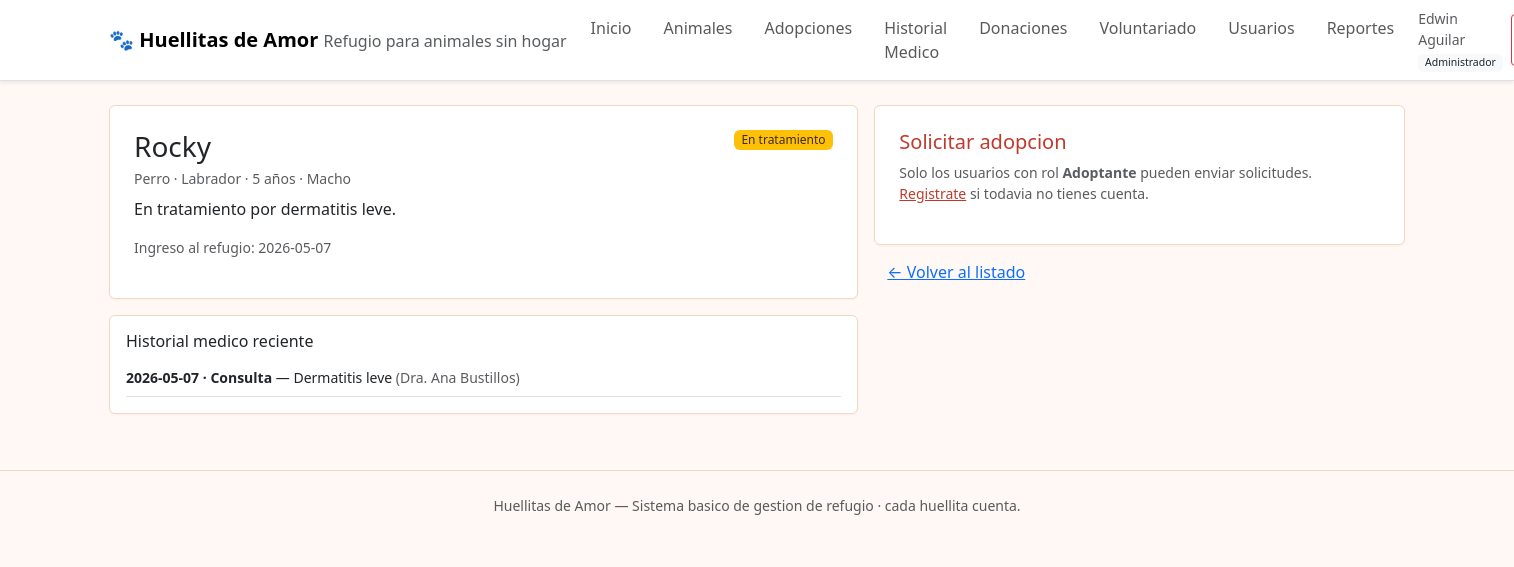
Page /animal_detalle.php?id=3 (signed in) on the committed database.
### tables this page shows
CREATE TABLE `animales` (
  `id` INT AUTO_INCREMENT PRIMARY KEY,
  `nombre` VARCHAR(80) NOT NULL,
  `especie` VARCHAR(40) NOT NULL,
  `raza` VARCHAR(80) DEFAULT NULL,
  `edad` INT DEFAULT 0,
  `sexo` ENUM('macho','hembra') DEFAULT NULL,
  `descripcion` TEXT,
  `estado` ENUM('disponible','adoptado','en_tratamiento','no_disponible') NOT NULL DEFAULT 'disponible',
  `fecha_ingreso` DATE DEFAULT NULL,
  `creado_en` DATETIME NOT NULL DEFAULT CURRENT_TIMESTAMP
);

CREATE TABLE `historial_medico` (
  `id` INT AUTO_INCREMENT PRIMARY KEY,
  `animal_id` INT NOT NULL,
  `veterinario_id` INT NOT NULL,
  `tipo` ENUM('consulta','vacuna','tratamiento','cirugia') NOT NULL,
  `diagnostico` VARCHAR(255) DEFAULT NULL,
  `vacuna` VARCHAR(100) DEFAULT NULL,
  `tratamiento` VARCHAR(255) DEFAULT NULL,
  `observaciones` TEXT,
  `fecha` DATE NOT NULL,
  `creado_en` DATETIME NOT NULL DEFAULT CURRENT_TIMESTAMP,
  CONSTRAINT `fk_hm_animal` FOREIGN KEY (`animal_id`)      REFERENCES `animales`(`id`) ON DELETE CASCADE,
  CONSTRAINT `fk_hm_vet`    FOREIGN KEY (`veterinario_id`) REFERENCES `usuarios`(`id`) ON DELETE CASCADE
);

CREATE TABLE `usuarios` (
  `id` INT AUTO_INCREMENT PRIMARY KEY,
  `nombre` VARCHAR(100) NOT NULL,
  `email` VARCHAR(150) UNIQUE NOT NULL,
  `password` VARCHAR(255) NOT NULL,
  `rol` ENUM('admin','veterinario','adoptante','donante','voluntario') NOT NULL,
  `telefono` VARCHAR(20) DEFAULT NULL,
  `direccion` VARCHAR(200) DEFAULT NULL,
  `activo` TINYINT(1) NOT NULL DEFAULT 1,
  `creado_en` DATETIME NOT NULL DEFAULT CURRENT_TIMESTAMP
);

### includes/db.php (called while the page is built)
<?php
require_once __DIR__ . '/config.php';
function db(): PDO {
    static $pdo = null;
    if ($pdo === null) {
        global $DB_HOST, $DB_PORT, $DB_NAME, $DB_USER, $DB_PASS;
        $dsn = "mysql:host={$DB_HOST};port={$DB_PORT};dbname={$DB_NAME};charset=utf8mb4";
        try {
            $pdo = new PDO($dsn, $DB_USER, $DB_PASS, [
                PDO::ATTR_ERRMODE => PDO::ERRMODE_EXCEPTION,
                PDO::ATTR_DEFAULT_FETCH_MODE => PDO::FETCH_ASSOC,
                PDO::ATTR_EMULATE_PREPARES => false,
            ]);
        } catch (PDOException $e) {
            http_response_code(500);
            die(
                "No se pudo conectar a la base de datos: "
                . htmlspecialchars($e->getMessage())
                . "<br><br>Sugerencia: importa el archivo <code>db.sql</code> desde phpMyAdmin"
                . " (crea la base <code>refujio_de_animales</code>) y verifica las credenciales en"
                . " <code>includes/config.php</code>."
            );
        }
    }
    return $pdo;
}

### includes/config.php (called while the page is built, shortened)
<?php
$__script = $_SERVER['SCRIPT_NAME'] ?? '';
$__base   = str_replace('\\', '/', dirname($__script));
$BASE_URL = ($__base === '/' || $__base === '.' || $__base === '') ? '' : rtrim($__base, '/');

### animal_detalle.php (the view, shortened to what this page needs)
<?php
require_once __DIR__ . '/includes/auth.php';
require_once __DIR__ . '/includes/db.php';
$id = (int)($_GET['id'] ?? 0);
$stmt = db()->prepare("SELECT * FROM animales WHERE id = ?");
$stmt->execute([$id]);
$a = $stmt->fetch();
$hm = db()->prepare("SELECT hm.*, u.nombre AS vet_nombre FROM historial_medico hm LEFT JOIN usuarios u ON u.id = hm.veterinario_id WHERE hm.animal_id = ? ORDER BY hm.fecha DESC LIMIT 5");
$hm->execute([$a['id']]);
$historial = $hm->fetchAll();
include __DIR__ . '/includes/header.php';
?>
<div class="row g-3">
  <div class="col-md-7">
    <div class="card p-4">
      <div class="d-flex justify-content-between align-items-start">
        <h3 class="mb-1"><?= e($a['nombre']) ?></h3>
        <?= estado_animal_badge($a['estado']) ?>
      </div>
      <p class="text-muted small mb-2"><?= e(ucfirst($a['especie'])) ?> · <?= e($a['raza'] ?: 's/r') ?> · <?= e((string)$a['edad']) ?> a&ntilde;os · <?= e(ucfirst((string)$a['sexo'])) ?></p>
      <p><?= nl2br(e($a['descripcion'])) ?></p>
      <p class="text-muted small">Ingreso al refugio: <?= e($a['fecha_ingreso']) ?></p>
    </div>
    <?php if (!empty($historial)): ?>
    <div class="card p-3 mt-3">
      <h6>Historial medico reciente</h6>
      <ul class="list-unstyled mb-0">
        <?php foreach ($historial as $h): ?>
          <li class="border-bottom py-2 small">
            <strong><?= e($h['fecha']) ?> · <?= e(ucfirst($h['tipo'])) ?></strong>
            — <?= e($h['diagnostico'] ?: ($h['vacuna'] ?: $h['tratamiento'])) ?>
            <span class="text-muted">(<?= e($h['vet_nombre'] ?? 'sin vet') ?>)</span>
          </li>
        <?php endforeach; ?>
      </ul>
    </div>
    <?php endif; ?>
  </div>
  <div class="col-md-5">
    <div class="card p-4">
      <h5 class="text-primary">Solicitar adopcion</h5>
      <?php if ($r !== 'adoptante'): ?>
        <p class="small text-muted">Solo los usuarios con rol <strong>Adoptante</strong> pueden enviar solicitudes. <a href="<?= e($BASE_URL) ?>/registro.php">Registrate</a> si todavia no tienes cuenta.</p>
      <?php elseif ($a['estado'] !== 'disponible'): ?>
        <p class="small text-muted">Este animal no esta disponible en este momento.</p>
      <?php endif; ?>
    </div>
    <a class="btn btn-link mt-2" href="<?= e($BASE_URL) ?>/animales.php">← Volver al listado</a>
  </div>
</div>
<?php include __DIR__ . '/includes/footer.php'; ?>

### includes/auth.php (shortened to what this page needs)
<?php
require_once __DIR__ . '/config.php';
function e(?string $s): string {
    return htmlspecialchars((string)$s, ENT_QUOTES, 'UTF-8');
}
function estado_animal_badge(string $estado): string {
    $cls = [
        'disponible' => 'success',
        'adoptado' => 'secondary',
        'en_tratamiento' => 'warning',
        'no_disponible' => 'dark',
    ][$estado] ?? 'light';
    $lbl = [
        'disponible' => 'Disponible',
        'adoptado' => 'Adoptado',
        'en_tratamiento' => 'En tratamiento',
        'no_disponible' => 'No disponible',
    ][$estado] ?? $estado;
    return "<span class='badge bg-{$cls}'>" . e($lbl) . "</span>";
}

### assets/style.css (style rules this page uses)
body { background: #fff8f4; color: #3a2a22; }
.card { border: 1px solid #f1d8c5; box-shadow: 0 1px 2px rgba(192,57,43,.05); }
.text-primary { color:#c0392b !important; }
a { color:#c0392b; }
.badge { font-weight: 500; }
.badge.bg-warning { color:#3a2a22; }

### rows in the picture
animales: nombre "Rocky", estado "En tratamiento", especie "Perro", raza "Labrador", edad "5", sexo "Macho", descripcion "En tratamiento por dermatitis leve.", fecha_ingreso "2026-05-07"
historial_medico: fecha "2026-05-07", tipo "Consulta", diagnostico "Dermatitis leve", veterinario.nombre "Dra. Ana Bustillos"

### other values in the picture
$APP_NAME "Huellitas de Amor"
$APP_LEMA "Refugio para animales sin hogar"
$lk[0] "Inicio"
$lk[0] "Animales"
$lk[0] "Adopciones"
$lk[0] "Historial Medico"
$lk[0] "Donaciones"
$lk[0] "Voluntariado"
$lk[0] "Usuarios"
$lk[0] "Reportes"
$u['nombre'] "Edwin Aguilar"
rol_label($r) "Administrador"
